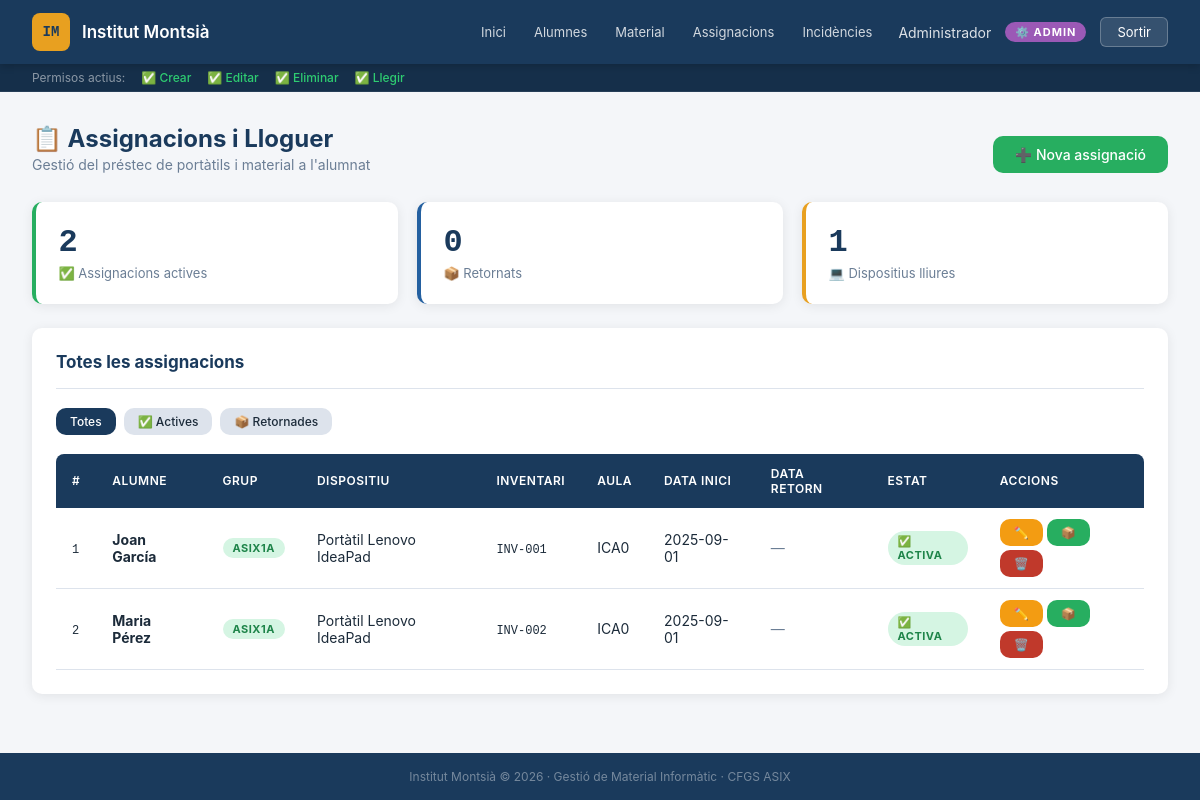
The app's page /institut/professor/assignacions.php (signed in) with its own data.
### tables this page shows
CREATE TABLE IF NOT EXISTS `Assignacions` (
  `id` int PRIMARY KEY AUTO_INCREMENT,
  `idMaterial` int NOT NULL,
  `idAlumne` int NOT NULL,
  `dataInici` date NOT NULL,
  `dataFinal` date
);

CREATE TABLE IF NOT EXISTS `Alumnes` (
  `id` int PRIMARY KEY AUTO_INCREMENT,
  `nom` varchar(50) NOT NULL,
  `cognom1` varchar(50) NOT NULL,
  `cognom2` varchar(50),
  `correu` varchar(50) UNIQUE NOT NULL,
  `grupClasse` varchar(10) NOT NULL
);

CREATE TABLE IF NOT EXISTS `TipusMaterial` (
  `id` int PRIMARY KEY AUTO_INCREMENT,
  `tipus` varchar(50),
  `model` varchar(50),
  `origen` ENUM('GENE','DEP') DEFAULT 'DEP'
);

CREATE TABLE IF NOT EXISTS `Material` (
  `id` int PRIMARY KEY AUTO_INCREMENT,
  `idTipus` int NOT NULL,
  `idInventari` varchar(10) UNIQUE,
  `etiquetaDepInf` varchar(50) UNIQUE,
  `numSerie` varchar(50) UNIQUE,
  `macEthernet` varchar(50) UNIQUE,
  `macWifi` varchar(50) UNIQUE,
  `SACE` varchar(50) UNIQUE,
  `dataAdquisicio` date,
  `idUbicacio` int NOT NULL
);

CREATE TABLE IF NOT EXISTS `Ubicacions` (
  `id` int PRIMARY KEY AUTO_INCREMENT,
  `nom` varchar(6)
);

### institut/includes/auth.php (called while the page is built, shortened)
<?php
function potCrear(): bool {
    return in_array($_SESSION['rol'] ?? '', ROLS_CREAR);
}
function potEditar(): bool {
    return in_array($_SESSION['rol'] ?? '', ROLS_EDITAR);
}
function potEliminar(): bool {
    return in_array($_SESSION['rol'] ?? '', ROLS_ELIMINAR);
}
function getNomRol(): string {
    return match($_SESSION['rol'] ?? '') {
        'admin'     => '⚙️ Admin',
        'professor' => '👨‍🏫 Professor',
        'editor'    => '✏️ Editor',
        'alumne'    => '🎓 Alumne',
        default     => 'Desconegut',
    };
}
?>

### institut/professor/assignacions.php (the view, shortened to what this page needs)
<?php
require_once '../includes/auth.php';
$conn   = getConnexio();
$accio  = $_GET['accio'] ?? 'llistar';
$materialLliure = $conn->query("
    SELECT m.id, tm.tipus, tm.model, m.idInventari, u.nom AS aula
    FROM Material m
    JOIN TipusMaterial tm ON m.idTipus = tm.id
    LEFT JOIN Ubicacions u ON m.idUbicacio = u.id
    WHERE m.id NOT IN (
        SELECT idMaterial FROM Assignacions WHERE dataFinal IS NULL
    )
    ORDER BY tm.tipus, tm.model
");
$totMaterial = $conn->query("
    SELECT m.id, tm.tipus, tm.model, m.idInventari
    FROM Material m
    JOIN TipusMaterial tm ON m.idTipus = tm.id
    ORDER BY tm.tipus, tm.model
");
$alumnes = $conn->query("SELECT id, nom, cognom1, grupClasse FROM Alumnes ORDER BY grupClasse, cognom1");
$assignEdit = null;
$filtreActiu = $_GET['actiu'] ?? '';
$where  = "WHERE 1=1";
$assignacions = $conn->query("
    SELECT a.*,
           CONCAT(al.nom, ' ', al.cognom1) AS alumne,
           al.grupClasse,
           tm.tipus, tm.model, m.idInventari,
           u.nom AS aula
    FROM Assignacions a
    JOIN Alumnes al        ON a.idAlumne   = al.id
    JOIN Material m        ON a.idMaterial = m.id
    JOIN TipusMaterial tm  ON m.idTipus    = tm.id
    LEFT JOIN Ubicacions u ON m.idUbicacio = u.id
    $where
    ORDER BY a.dataFinal IS NULL DESC, a.dataInici DESC
");
$totalActives  = $conn->query("SELECT COUNT(*) FROM Assignacions WHERE dataFinal IS NULL")->fetch_row()[0];
$totalTancades = $conn->query("SELECT COUNT(*) FROM Assignacions WHERE dataFinal IS NOT NULL")->fetch_row()[0];
$totalLliure   = $conn->query("
    SELECT COUNT(*) FROM Material WHERE id NOT IN
    (SELECT idMaterial FROM Assignacions WHERE dataFinal IS NULL)
")->fetch_row()[0];
require_once '../includes/header.php';
?>
<div class="page-header">
    <div>
        <h2>📋 Assignacions i Lloguer</h2>
        <p>Gestió del préstec de portàtils i material a l'alumnat</p>
    </div>
    <a href="assignacions.php?accio=nou" class="btn btn-success">➕ Nova assignació</a>
</div>
<div class="stats-grid" style="grid-template-columns: repeat(3, 1fr); margin-bottom:1.5rem;">
    <div class="stat-card success">
        <span class="stat-number"><?= $totalActives ?></span>
        <span class="stat-label">✅ Assignacions actives</span>
    </div>
    <div class="stat-card">
        <span class="stat-number"><?= $totalTancades ?></span>
        <span class="stat-label">📦 Retornats</span>
    </div>
    <div class="stat-card accent">
        <span class="stat-number"><?= $totalLliure ?></span>
        <span class="stat-label">💻 Dispositius lliures</span>
    </div>
</div>
<?php if ($accio === 'nou' || $accio === 'editar'): ?>
<div class="card">
    <div class="card-header">
        <span class="card-title"><?= $accio === 'nou' ? '➕ Nova assignació' : '✏️ Editar assignació' ?></span>
        <a href="assignacions.php" class="btn btn-sm btn-secondary">← Tornar</a>
    </div>
    <form method="POST" action="assignacions.php">
        <input type="hidden" name="accio_form" value="<?= $accio ?>">
        <?php if ($accio === 'editar'): ?>
            <input type="hidden" name="id" value="<?= $assignEdit['id'] ?>">
        <?php endif; ?>
        <div style="display:grid; grid-template-columns:1fr 1fr; gap:1rem;">
            <div class="form-group">
                <label>Alumne <span style="color:var(--danger)">*</span></label>
                <select name="idAlumne" required>
                    <option value="">-- Selecciona alumne --</option>
                    <?php while ($a = $alumnes->fetch_assoc()): ?>
                        <option value="<?= $a['id'] ?>"
                            <?= ($assignEdit['idAlumne'] ?? 0) == $a['id'] ? 'selected' : '' ?>>
                            <?= htmlspecialchars($a['cognom1'] . ', ' . $a['nom'] . ' (' . $a['grupClasse'] . ')') ?>
                        </option>
                    <?php endwhile; ?>
                </select>
            </div>
            <div class="form-group">
                <label>Dispositiu <span style="color:var(--danger)">*</span></label>
                <select name="idMaterial" required>
                    <option value="">-- Selecciona dispositiu --</option>
                    <?php
                    $srcMat = ($accio === 'nou') ? $materialLliure : $totMaterial;
                    while ($m = $srcMat->fetch_assoc()): ?>
                        <option value="<?= $m['id'] ?>"
                            <?= ($assignEdit['idMaterial'] ?? 0) == $m['id'] ? 'selected' : '' ?>>
                            <?= htmlspecialchars($m['tipus'] . ' ' . $m['model']) ?>
                            <?= $m['idInventari'] ? '· ' . $m['idInventari'] : '' ?>
                            <?php if (isset($m['aula'])): ?>(<?= htmlspecialchars($m['aula']) ?>)<?php endif; ?>
                        </option>
                    <?php endwhile; ?>
                </select>
                <?php if ($accio === 'nou'): ?>
                    <p style="font-size:12px;color:var(--text-muted);margin-top:4px;">Només es mostren els dispositius lliures</p>
                <?php endif; ?>
            </div>
            <div class="form-group">
                <label>Data d'inici <span style="color:var(--danger)">*</span></label>
                <input type="date" name="dataInici"
                    value="<?= htmlspecialchars($assignEdit['dataInici'] ?? date('Y-m-d')) ?>" required>
            </div>
            <div class="form-group">
                <label>Data de retorn <span style="font-size:11px;color:var(--text-muted)">(deixa buit si segueix activa)</span></label>
                <input type="date" name="dataFinal"
                    value="<?= htmlspecialchars($assignEdit['dataFinal'] ?? '') ?>">
            </div>
        </div>
        <div style="display:flex; gap:1rem; margin-top:0.5rem;">
            <button type="submit" class="btn btn-primary">
                <?= $accio === 'nou' ? '➕ Crear assignació' : '💾 Guardar canvis' ?>
            </button>
            <a href="assignacions.php" class="btn btn-secondary">Cancel·lar</a>
        </div>
    </form>
</div>
<?php else: ?>
<div class="card">
    <div class="card-header">
        <span class="card-title">Totes les assignacions</span>
    </div>
    <div style="display:flex; gap:8px; margin-bottom:1.2rem; flex-wrap:wrap; align-items:center;">
        <a href="assignacions.php" class="btn btn-sm <?= $filtreActiu === '' ? 'btn-primary' : 'btn-secondary' ?>">Totes</a>
        <a href="assignacions.php?actiu=1" class="btn btn-sm <?= $filtreActiu === '1' ? 'btn-primary' : 'btn-secondary' ?>">✅ Actives</a>
        <a href="assignacions.php?actiu=0" class="btn btn-sm <?= $filtreActiu === '0' ? 'btn-primary' : 'btn-secondary' ?>">📦 Retornades</a>
    </div>
    <div class="table-wrapper">
        <table>
            <thead>
                <tr>
                    <th>#</th>
                    <th>Alumne</th>
                    <th>Grup</th>
                    <th>Dispositiu</th>
                    <th>Inventari</th>
                    <th>Aula</th>
                    <th>Data inici</th>
                    <th>Data retorn</th>
                    <th>Estat</th>
                    <th>Accions</th>
                </tr>
            </thead>
            <tbody>
            <?php if ($assignacions->num_rows === 0): ?>
                <tr><td colspan="10" style="text-align:center;color:var(--text-muted);padding:2rem;">Cap assignació trobada.</td></tr>
            <?php else: ?>
            <?php while ($ass = $assignacions->fetch_assoc()): ?>
                <tr>
                    <td><span style="font-family:'DM Mono',monospace;font-size:12px;"><?= $ass['id'] ?></span></td>
                    <td><strong><?= htmlspecialchars($ass['alumne']) ?></strong></td>
                    <td><span class="badge badge-ok"><?= htmlspecialchars($ass['grupClasse']) ?></span></td>
                    <td><?= htmlspecialchars($ass['tipus'] . ' ' . $ass['model']) ?></td>
                    <td><span style="font-family:'DM Mono',monospace;font-size:12px;"><?= htmlspecialchars($ass['idInventari'] ?? '—') ?></span></td>
                    <td><?= htmlspecialchars($ass['aula'] ?? '—') ?></td>
                    <td><?= $ass['dataInici'] ?></td>
                    <td><?= $ass['dataFinal'] ?? '<span style="color:var(--text-muted)">—</span>' ?></td>
                    <td>
                        <?php if (!$ass['dataFinal']): ?>
                            <span class="badge badge-ok">✅ Activa</span>
                        <?php else: ?>
                            <span class="badge badge-warning">📦 Retornada</span>
                        <?php endif; ?>
                    </td>
                    <td>
                        <div style="display:flex;gap:4px;flex-wrap:wrap;">
                            <a href="assignacions.php?accio=editar&id=<?= $ass['id'] ?>" class="btn btn-sm btn-warning">✏️</a>
                            <?php if (!$ass['dataFinal']): ?>
                            <a href="assignacions.php?accio=retornar&id=<?= $ass['id'] ?>"
                               class="btn btn-sm btn-success"
                               onclick="return confirm('Marcar com a retornat?')">📦</a>
                            <?php endif; ?>
                            <a href="assignacions.php?accio=eliminar&id=<?= $ass['id'] ?>"
                               class="btn btn-sm btn-danger"
                               onclick="return confirm('Eliminar aquesta assignació?')">🗑️</a>
                        </div>
                    </td>
                </tr>
            <?php endwhile; ?>
            <?php endif; ?>
            </tbody>
        </table>
    </div>
</div>
<?php endif; ?>
<?php require_once '../includes/footer.php'; ?>

### institut/includes/header.php (shortened to what this page needs)
<?php
$rolColors = [
    'admin'     => '#9b59b6',
    'professor' => '#e8a020',
    'editor'    => '#2980b9',
    'alumne'    => '#27ae60',
];
$rolActual = $_SESSION['rol'] ?? '';
$rolColor  = $rolColors[$rolActual] ?? '#999';
?>
<!DOCTYPE html>
<html lang="ca">
<head>
    <link rel="stylesheet" href="/assets/style.css">
</head>
<body>
<nav class="navbar">
    <div class="nav-brand">
        <span class="nav-logo">IM</span>
        <span class="nav-title">Institut Montsià</span>
    </div>
    <?php if (isset($_SESSION['usuari'])): ?>
    <div class="nav-info">
        <?php if (in_array($rolActual, ['admin', 'professor', 'editor'])): ?>
        <div class="nav-links">
            <a href="/professor/dashboard.php">Inici</a>
            <a href="/professor/alumnes.php">Alumnes</a>
            <a href="/professor/material.php">Material</a>
            <a href="/professor/assignacions.php">Assignacions</a>
            <a href="/professor/incidencies.php">Incidències</a>
        </div>
        <?php endif; ?>
        <span class="nav-user"><?= htmlspecialchars($_SESSION['nom']) ?></span>
        <span class="nav-badge" style="background:<?= $rolColor ?>;color:white;">
            <?= getNomRol() ?>
        </span>
        <a href="/logout.php" class="btn-logout">Sortir</a>
    </div>
    <?php endif; ?>
</nav>
<?php if (isset($_SESSION['usuari']) && in_array($rolActual, ['admin', 'professor', 'editor'])): ?>
<div class="permisos-bar">
    <span>Permisos actius:</span>
    <span class="perm <?= potCrear()    ? 'perm-ok' : 'perm-no' ?>"><?= potCrear()    ? '✅' : '❌' ?> Crear</span>
    <span class="perm <?= potEditar()   ? 'perm-ok' : 'perm-no' ?>"><?= potEditar()   ? '✅' : '❌' ?> Editar</span>
    <span class="perm <?= potEliminar() ? 'perm-ok' : 'perm-no' ?>"><?= potEliminar() ? '✅' : '❌' ?> Eliminar</span>
    <span class="perm perm-ok">✅ Llegir</span>
</div>
<?php endif; ?>
<main class="main-content">

### institut/includes/footer.php (shortened to what this page needs)
</main>
<footer class="footer">
    <p>Institut Montsià &copy; <?= date('Y') ?> · Gestió de Material Informàtic · CFGS ASIX</p>
</footer>
</body>
</html>

### institut/includes/header.php (style rules this page uses)
body { font-family: -apple-system, BlinkMacSystemFont, 'Segoe UI', Roboto, sans-serif; }
code, .stat-number { font-family: 'Courier New', Courier, monospace; }

### records on screen
assignacions: id "1", alumne "Joan García", idAlumne.grupClasse "ASIX1A", tipusmaterial.tipus+model "Portàtil Lenovo IdeaPad", idMaterial.idInventari "INV-001", ubicacions.nom "ICA0", dataInici "2025-09-01", dataFinal "—", shows "✅ ACTIVA"
assignacions: id "2", alumne "Maria Pérez", idAlumne.grupClasse "ASIX1A", tipusmaterial.tipus+model "Portàtil Lenovo IdeaPad", idMaterial.idInventari "INV-002", ubicacions.nom "ICA0", dataInici "2025-09-01", dataFinal "—", shows "✅ ACTIVA"

### other values on screen
$_SESSION['nom'] "Administrador"
getNomRol() "⚙️ ADMIN"
$totalActives "2"
$totalTancades "0"
$totalLliure "1"
